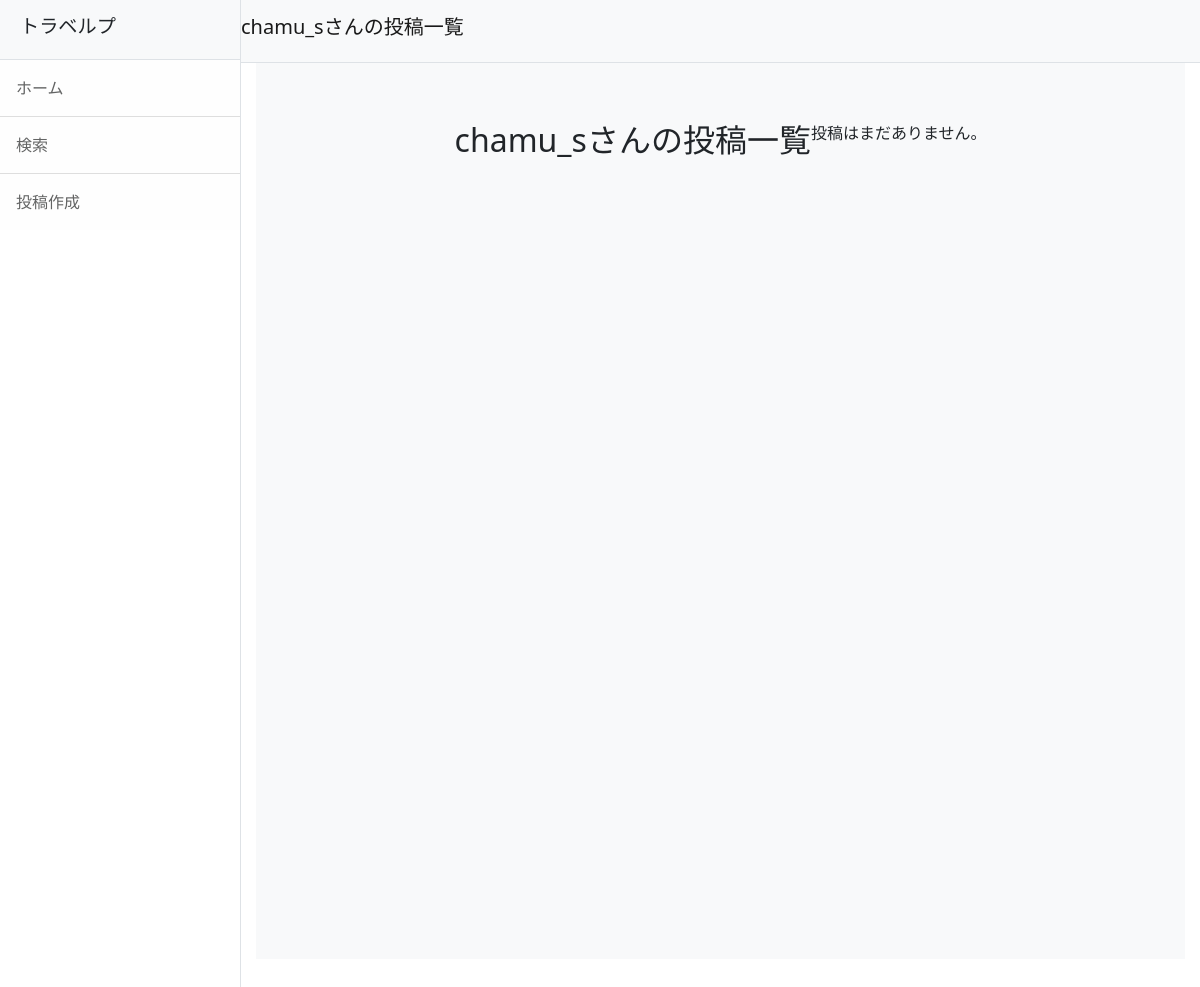
Before: /user/2/posts/ with the older database file.
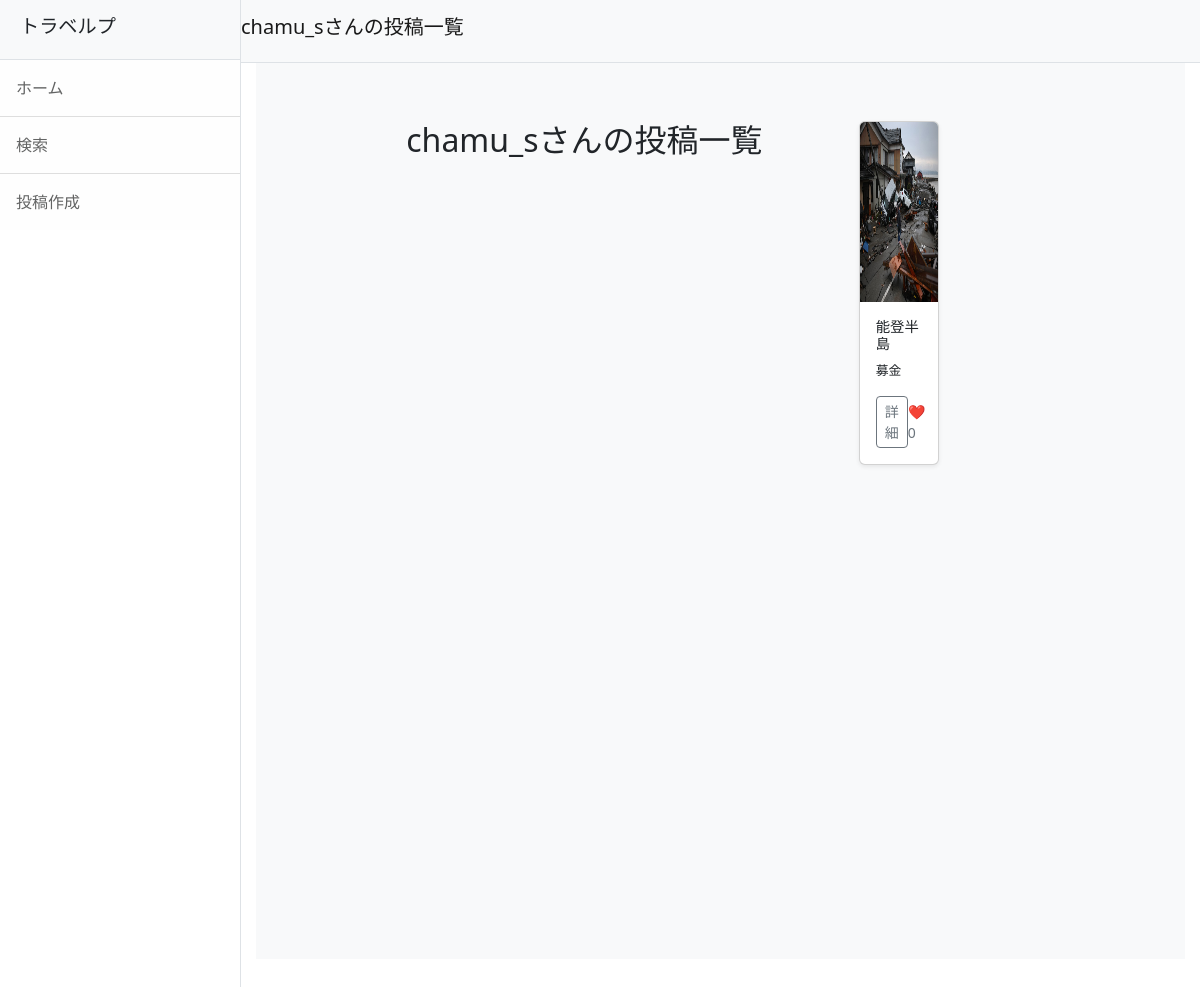
After: the same page with the newer database file.
### travelp/models.py (models this page shows, shortened)
class Post(models.Model):
    user = models.ForeignKey(CustomUser, on_delete=models.SET_NULL, null=True, blank=True)
    title = models.CharField(max_length=200)
    comment = models.TextField()
    created_at = models.DateTimeField(auto_now_add=True)
    caption = models.TextField(verbose_name='場所', blank=True)
    fundraising = models.BooleanField(default=False)
    latitude = models.DecimalField(max_digits=15, decimal_places=11, null=True, blank=True)  # 緯度
    longitude = models.DecimalField(max_digits=15, decimal_places=11, null=True, blank=True)  # 経度
    def like_count(self):
        return self.likes.count()  # 投稿に対する「いいね」の数を返す

class PostImage(models.Model):
    post = models.ForeignKey(Post, related_name='images', on_delete=models.CASCADE)
    image = models.ImageField(upload_to='photos')

### travelp/views.py (the view)
# urls.py: path('user/<int:user_id>/posts/', views.user_posts, name='user_posts'),
def user_posts(request, user_id):
    user = get_object_or_404(CustomUser, id=user_id)  # ユーザーを取得
    posts = Post.objects.filter(user=user)  # そのユーザーの投稿を取得
    return render(request, 'user_posts.html', {'user': user, 'posts': posts})

### travelp/templates/user_posts.html (shortened to what this page needs)
{% extends 'base.html' %}
{% load static %}
{% block header %}{{ user.username }}さんの投稿一覧{% endblock %}
{% block content %}
<section class="album py-5 bg-light">
  <div class="container">
    <h2 class="text-center mb-4">{{ user.username }}さんの投稿一覧</h2>
    <div class="row g-3 justify-content-center">
      {% for post in posts %}
        <div class="col-sm-6 col-md-4 d-flex" style="max-width: 350px;">
          <div class="card shadow-sm w-100" style="min-height: 250px;">
            {% if post.images.exists %}
              <img src="{{ post.images.first.image.url }}" class="bd-placeholder-img card-img-top" width="100%" height="180" alt="投稿画像">
            {% else %}
              <img src="{% static 'default-thumbnail.jpg' %}" class="bd-placeholder-img card-img-top" width="100%" height="180" alt="デフォルト画像">
            {% endif %}
            <div class="card-body d-flex flex-column">
              <h5 class="card-title" style="font-size: 0.9rem;">{{ post.title|slice:":10" }}{% if post.title|length > 10 %}...{% endif %}</h5>
              <p class="card-text flex-grow-1" style="font-size: 0.8rem;">{{ post.comment|slice:":10" }}{% if post.comment|length > 10 %}...{% endif %}</p>
              <div class="d-flex justify-content-between align-items-center">
                <a href="{% url 'travelp:post_detail' post.pk %}" class="btn btn-sm btn-outline-secondary">詳細</a>
                <small class="text-muted">❤️ {{ post.like_count }}</small>
              </div>
            </div>
          </div>
        </div>
      {% empty %}
        <div class="col-12 text-center">
          <p>投稿はまだありません。</p>
        </div>
      {% endfor %}
    </div>
  </div>
</section>
{% endblock %}

Changed rows visible on the page:
added Post: images.first.image (picture), title "能登半島", comment "募金", like_count "0"
Other visible differences:
text no longer shown: "投稿はまだありません。"
